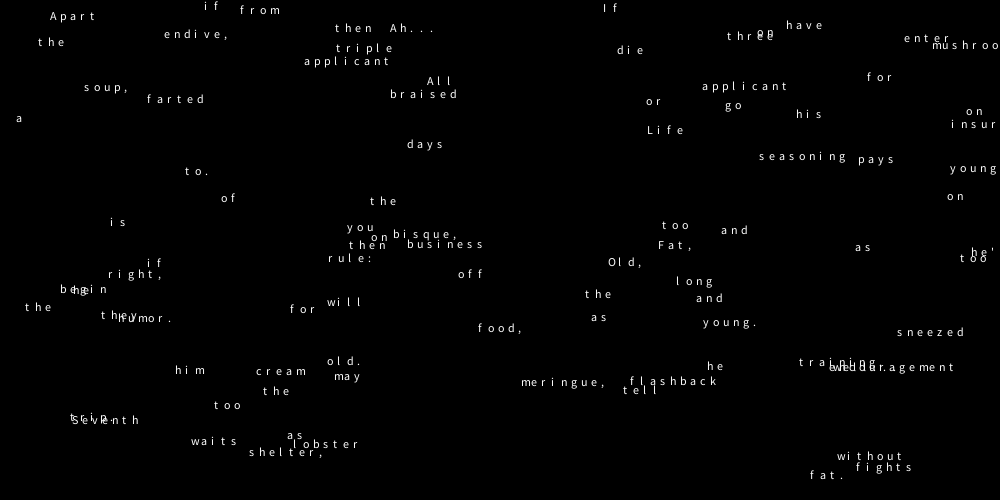
Frame 1 (no input)
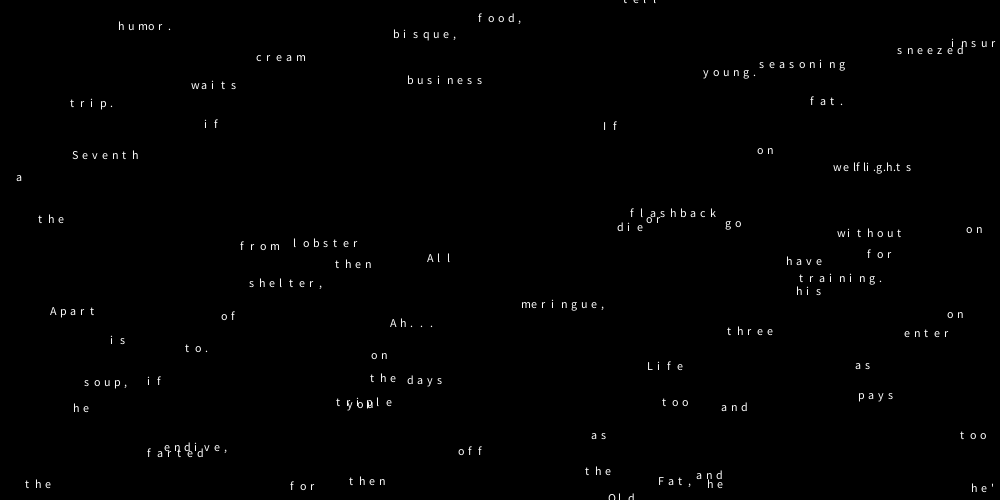
Frame 60 (the mouse pressed at the canvas centre just before this capture)
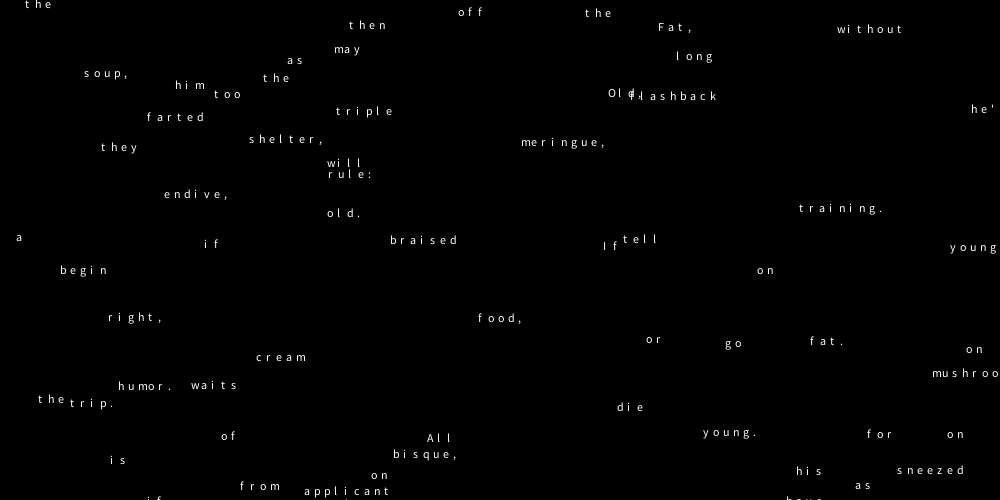
Frame 120 (the mouse held since frame 60 and released just before this capture)

The Processing sketch that drew these frames (run headless with seeded random() and noise(); from frame 60 on, the mouse is pressed at the canvas centre):

// Processing sketch: exo
// ── exo.pde
String paragraphe = "Life insurance pays off triple if you die on a business trip. Apart from seasoning the lobster bisque, he farted on the meringue, sneezed on braised endive, and as for the cream of mushroom soup, well... Seventh rule: fights will go on as long as they have to. All right, if the applicant is young, tell him he's too young. Old, too old. Fat, too fat. If the applicant then waits for three days without food, shelter, or encouragement he may then enter and begin his training. Ah... flashback humor.";
String[] words;

Type[] myType;
int nbMots;

void setup()
{
  size(1000, 500, JAVA2D);
  smooth();
  
  words = paragraphe.split(" ");
  nbMots = words.length;
  
  myType = new Type[nbMots];
  for(int i=0; i<myType.length; i++)
  {
    myType[i] = new Type(words[i], random(width), random(height));
  }
}

void draw()
{
  background(0);
  
  for(int i=0; i<myType.length; i++)
  {
    myType[i].display();
  }
}

// ── Type.pde
class Type
{
  String word;
  float x, y, vy;
  int nbChar;
  char[] lettres;

  Type(String _word, float _x, float _y)
  {
    this.word = _word;
    lettres = word.toCharArray();
    this.nbChar = lettres.length;
    println(nbChar);
    
    this.x = _x;
    this.y = _y;
    this.vy = this.nbChar;
  }

  void display()
  {
    motion();
    for(int i=0; i<nbChar; i++)
    {
      float ftSize =1+i*10;
      textAlign(LEFT);
      //textSize(ftSize);
      text(this.lettres[i], this.x+(i*10), this.y);
    }
  }
  
  void motion()
  {
    this.y += this.vy;
    //percussion mur bas
     if(this.y>=height+100)
    {
      this.y=random(-100, 0);
    }
  }
}
